Frame 1 (no input): blank canvas, image omitted
Frame 60 (no input): blank canvas, image omitted
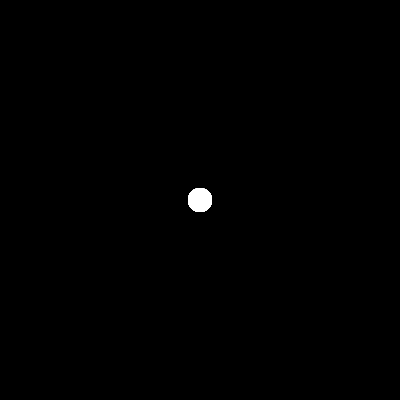
Frame 120 (the mouse pressed at the canvas centre since frame 60)

The p5.js sketch whose frames 1 and 60 were blank and that drew this single picture after the mouse press (run headless with seeded random() and noise() and a simulated clock; from frame 60 on, the mouse is pressed at the canvas centre):

// p5.js sketch
// ── sketch.js
function setup() {
	createCanvas(400, 400);
}

function draw() {
	noStroke();
	fill(255, 150);
	circle(mouseX, mouseY, 24)
}

function mousePressed() {
	background(0);
}
